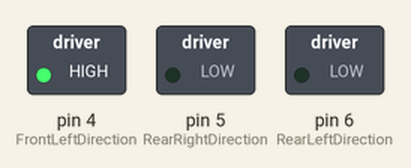
Simulated run of this sketch. Board: Arduino Uno, built with avr-gcc and run on an emulated ATmega328P. Parts: switched loads named in the sketch (green lamp = pin HIGH). Pins used as bus, display or sensor lines are not drawn.

Above: at 6.0 s.
At 13.5 s:
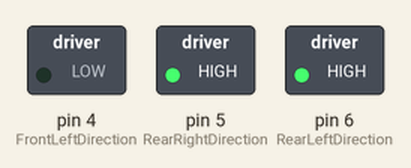
At 16.5 s:
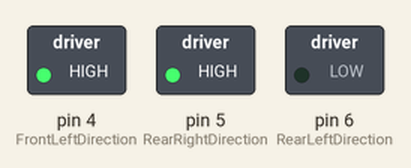
At 22.0 s:
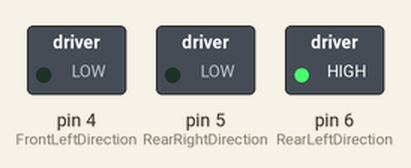
Timing chart, 0 to 33.8 s (numbered marks = the images above):
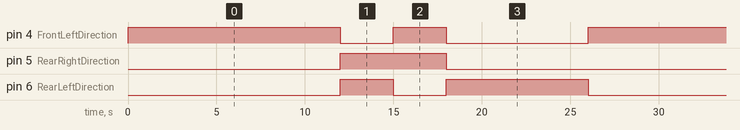

The sketch:

motorsTest.ino
```cpp
//Rear Direction HIGH = Backwards // LOW = Forward
#define RearLeftDirection 6
#define RearLeftPower 11
#define RearRightDirection 5
#define RearRightPower 10
//Front Direction HIGH = Forward // LOW = Backward
#define FrontLeftDirection 4
#define FrontLeftPower 9
#define FrontRightDirection 3
#define FrontRightPower 8

//1 is right, 0 is left
bool turnDirection = 0;

//Speed
const int maxSpeed = 200;
const int normalSpeed = 150;
const int slowSpeed = 100;
const int turningSpeed = 150;

//Setting up LaneFollower Variables
bool LFS1L;
bool LFS1M;
bool LFS1R;
bool LFS2L;
bool LFS2M;
bool LFS2R;

void setup() {
//Begin Monitor
  Serial.begin(9600);

//Settup Motor Pins
  pinMode(FrontRightDirection, OUTPUT);
  pinMode(FrontLeftDirection, OUTPUT);
  pinMode(RearRightDirection, OUTPUT);
  pinMode(RearRightPower, OUTPUT);
  pinMode(RearLeftDirection, OUTPUT);
  pinMode(RearLeftPower, OUTPUT);
  pinMode(FrontLeftDirection, OUTPUT);
  pinMode(FrontLeftPower, OUTPUT);
  pinMode(FrontRightDirection, OUTPUT);
  pinMode(FrontRightPower, OUTPUT);
}

void loop() {
  motorTest();
}

void motorTest()
{
  stop();
  digitalWrite(RearLeftDirection, LOW);
  digitalWrite(RearRightDirection, LOW);
  digitalWrite(FrontLeftDirection, HIGH);
  digitalWrite(FrontRightDirection, HIGH);

  analogWrite(RearLeftPower, maxSpeed);
  delay(2000);
  analogWrite(RearLeftPower, 0);

  analogWrite(RearRightPower, maxSpeed);
  delay(2000);
  analogWrite(RearRightPower, 0);

  analogWrite(FrontLeftPower, maxSpeed);
  delay(2000);
  analogWrite(FrontLeftPower, 0);

  analogWrite(FrontRightPower, maxSpeed);
  delay(2000);
  analogWrite(FrontRightPower, 0);

  delay(1000);

  driveFwd();
  delay(3000);

  driveBwd();
  delay(3000);

  //Turn right
  turn(1);
  delay(3000);

  //Turn left
  turn(0);
  delay(3000);

 stop();
 delay(5000);
}

void driveFwd()
{
  digitalWrite(RearLeftDirection, LOW);
  digitalWrite(RearRightDirection, LOW);
  digitalWrite(FrontLeftDirection, HIGH);
  digitalWrite(FrontRightDirection, HIGH);

  analogWrite(RearLeftPower, normalSpeed);
  analogWrite(RearRightPower, normalSpeed);
  analogWrite(FrontLeftPower, normalSpeed);
  analogWrite(FrontRightPower, normalSpeed);
}

void driveBwd()
{
  digitalWrite(RearLeftDirection, HIGH);
  digitalWrite(RearRightDirection, HIGH);
  digitalWrite(FrontLeftDirection, LOW);
  digitalWrite(FrontRightDirection, LOW);

  analogWrite(RearLeftPower, slowSpeed);
  analogWrite(RearRightPower, slowSpeed);
  analogWrite(FrontLeftPower, slowSpeed);
  analogWrite(FrontRightPower, slowSpeed);
}

void stop()
{
  analogWrite(RearLeftPower, 0);
  analogWrite(RearRightPower, 0);
  analogWrite(FrontLeftPower, 0);
  analogWrite(FrontRightPower, 0);
}

void veerRight()
{
  digitalWrite(RearLeftDirection, LOW);
  digitalWrite(RearRightDirection, LOW);
  digitalWrite(FrontLeftDirection, HIGH);
  digitalWrite(FrontRightDirection, HIGH);

  analogWrite(RearLeftPower, 250);
  analogWrite(RearRightPower, 0);
  analogWrite(FrontLeftPower, 250);
  analogWrite(FrontRightPower, 0);
}
void veerLeft()
{
  digitalWrite(RearLeftDirection, LOW);
  digitalWrite(RearRightDirection, LOW);
  digitalWrite(FrontLeftDirection, HIGH);
  digitalWrite(FrontRightDirection, HIGH);

  analogWrite(RearLeftPower, 0);
  analogWrite(RearRightPower, 250);
  analogWrite(FrontLeftPower, 0);
  analogWrite(FrontRightPower, 250);
}

void turnRight()
{
  digitalWrite(RearLeftDirection, LOW);
  digitalWrite(RearRightDirection, HIGH);
  digitalWrite(FrontLeftDirection, HIGH);
  digitalWrite(FrontRightDirection, LOW);

  analogWrite(RearLeftPower, turningSpeed);
  analogWrite(RearRightPower, turningSpeed);
  analogWrite(FrontLeftPower, turningSpeed);
  analogWrite(FrontRightPower, turningSpeed);
}

void turnLeft()
{
  digitalWrite(RearLeftDirection, HIGH);
  digitalWrite(RearRightDirection, LOW);
  digitalWrite(FrontLeftDirection, LOW);
  digitalWrite(FrontRightDirection, HIGH);

  analogWrite(RearLeftPower, turningSpeed);
  analogWrite(RearRightPower, turningSpeed);
  analogWrite(FrontLeftPower, turningSpeed);
  analogWrite(FrontRightPower, turningSpeed);
}

void turn(int dir)
{
  digitalWrite(RearLeftDirection, !dir);
  digitalWrite(RearRightDirection, dir);
  digitalWrite(FrontLeftDirection, dir);
  digitalWrite(FrontRightDirection, !dir);

  analogWrite(RearLeftPower, turningSpeed);
  analogWrite(RearRightPower, turningSpeed);
  analogWrite(FrontLeftPower, turningSpeed);
  analogWrite(FrontRightPower, turningSpeed);
}
```

Measured:
- by itself, pin 4 (FrontLeftDirection): repeats every 26.0 s: LOW 3.0 s, HIGH 3.0 s, LOW 8.0 s, HIGH 12.0 s
- by itself, pin 5 (RearRightDirection): alternates HIGH for 6.0 s and LOW for 20.0 s
- by itself, pin 6 (RearLeftDirection): repeats every 26.0 s: LOW 3.0 s, HIGH 8.0 s, LOW 12.0 s, HIGH 3.0 s
